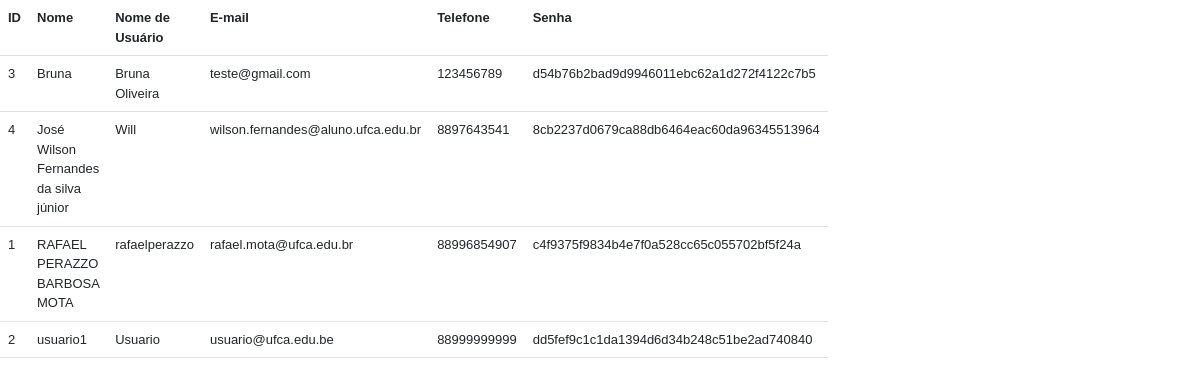
Page /usuario/listar (signed in) on the committed database.
### Usuarios.py (models this page shows)
class Usuario(db.Model):
    id = db.Column(db.Integer, primary_key=True)
    nome = db.Column(db.String(200), unique=False, nullable=False)
    username = db.Column(db.String(80), unique=True, nullable=False)
    email = db.Column(db.String(120), unique=True, nullable=True)
    telefone = db.Column(db.String(20),unique=False,nullable=True)
    senha = db.Column(db.String(80), unique=False, nullable=False)
    emprestimos = db.relationship('Emprestimo',backref='usuario',lazy=True)

### app.py (the view)
@app.route('/usuario/listar')
def listar_usuarios():
    if session.get('autenticado',False)==False:
        return (redirect(url_for('login')))
    usuarios = Usuario.query.order_by(Usuario.nome).all()
    return(render_template('usuarios.html',usuarios=usuarios))

### templates/usuarios.html
{% extends "base.html" %}
{% block conteudo %}
<table class="table" style="width:50%; font-size: small; font-family: Arial;">
    <tr>
        <th>ID</th>
        <th>Nome</th>
        <th>Nome de Usuário</th>
        <th>E-mail</th>
        <th>Telefone</th>
        <th>Senha</th>
    </tr>
    {% for usuario in usuarios %}
        <tr>
            <td>{{usuario.id}}</td>
            <td>{{usuario.nome}}</td>
            <td>{{usuario.username}}</td>
            <td>{{usuario.email}}</td>
            <td>{{usuario.telefone}}</td>
            <td>{{usuario.senha}}</td>
        </tr>
    {% endfor %}
</table>
{% endblock %}

### rows in the picture
Usuario: id "3", nome "Bruna", username "Bruna Oliveira", email "teste@gmail.com", telefone "123456789", senha "d54b76b2bad9d9946011ebc62a1d272f4122c7b5"
Usuario: id "4", nome "José Wilson Fernandes da silva júnior", username "Will", email "wilson.fernandes@aluno.ufca.edu.br", telefone "8897643541", senha "8cb2237d0679ca88db6464eac60da96345513964"
Usuario: id "1", nome "RAFAEL PERAZZO BARBOSA MOTA", username "rafaelperazzo", email "rafael.mota@ufca.edu.br", telefone "88996854907", senha "c4f9375f9834b4e7f0a528cc65c055702bf5f24a"
Usuario: id "2", nome "usuario1", username "Usuario", email "usuario@ufca.edu.be", telefone "88999999999", senha "dd5fef9c1c1da1394d6d34b248c51be2ad740840"
